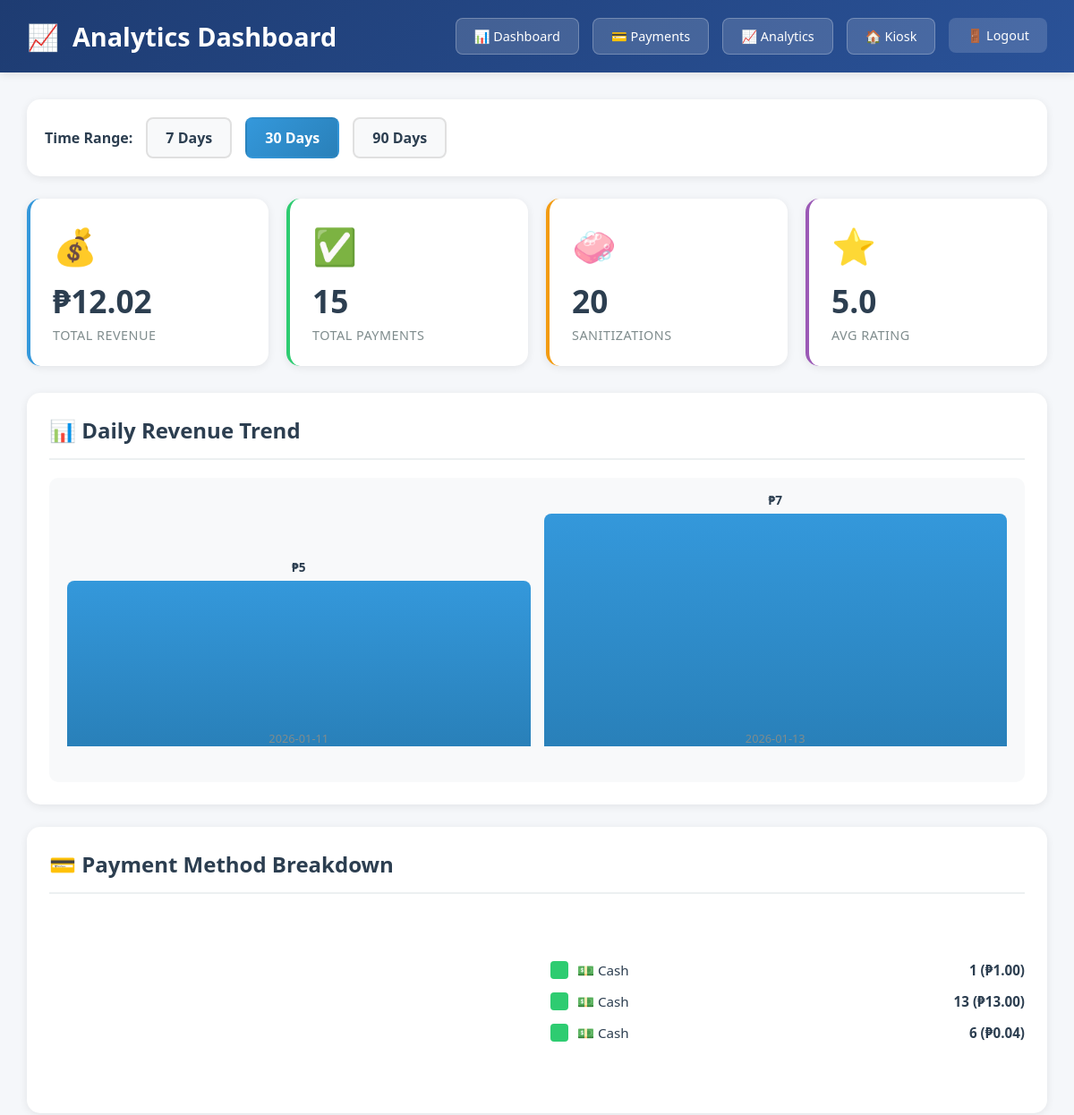
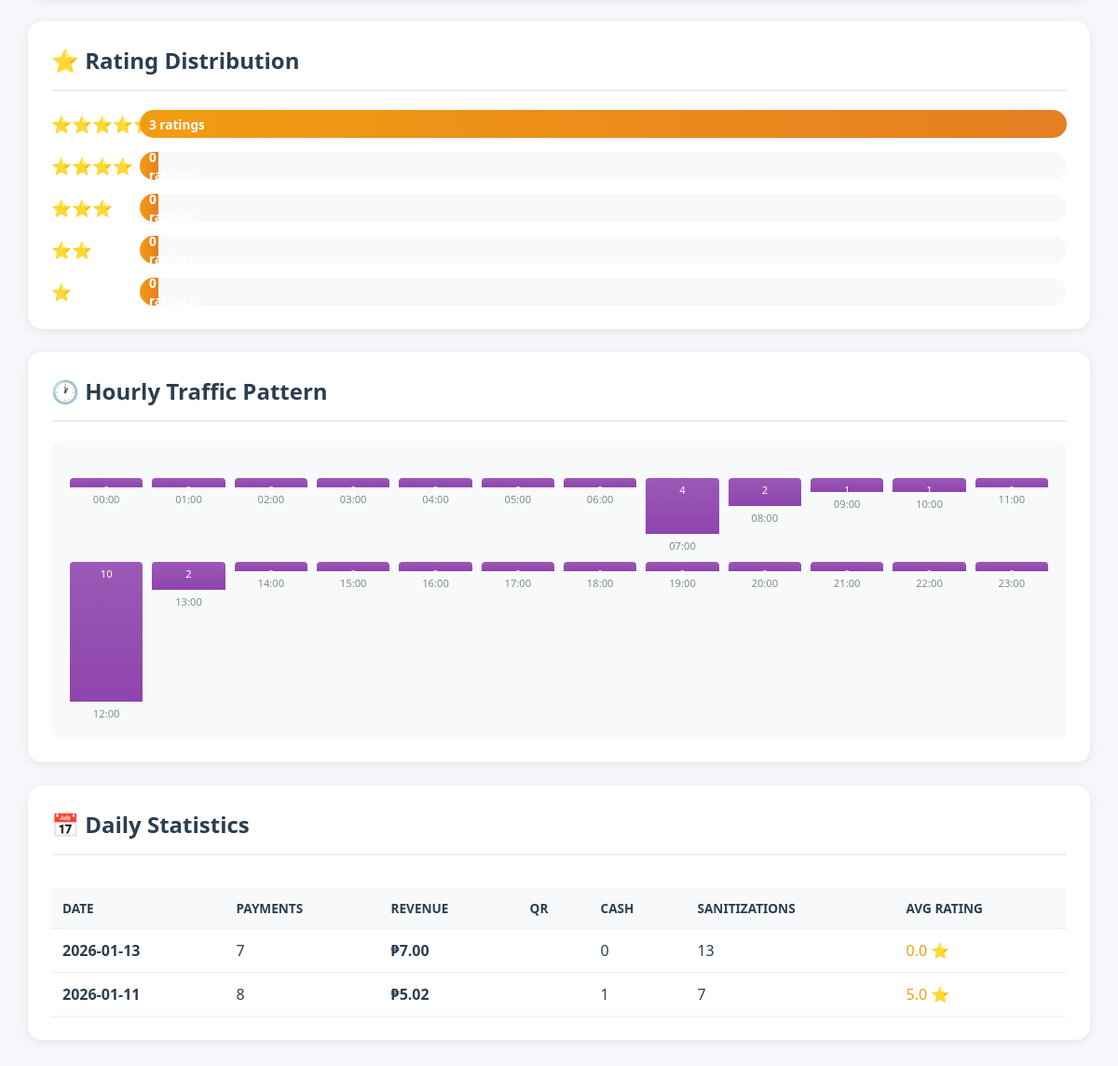
The page /admin/analytics (signed in) on the database its author committed (2 pictures, top to bottom).
### tables this page shows
CREATE TABLE daily_stats (
            id INTEGER PRIMARY KEY AUTOINCREMENT,
            date DATE UNIQUE NOT NULL,
            total_payments INTEGER DEFAULT 0,
            total_revenue REAL DEFAULT 0,
            successful_sanitizations INTEGER DEFAULT 0,
            average_rating REAL DEFAULT 0,
            qrph_payments INTEGER DEFAULT 0,
            cash_payments INTEGER DEFAULT 0
        );

### app.py (the view)
@app.route("/admin/analytics")
@login_required
def admin_analytics():
    conn = get_db()
    c = conn.cursor()
    days = int(request.args.get('days', 30))
    start_date = datetime.now().date() - timedelta(days=days)
    c.execute('''
        SELECT * FROM daily_stats
        WHERE date >= ?
        ORDER BY date
    ''', (start_date,))
    daily_stats = c.fetchall()
    c.execute('''
        SELECT payment_method, COUNT(*) as count, COALESCE(SUM(amount), 0) as total
        FROM payments
        WHERE status = 'PAID' AND DATE(created_at) >= ?
        GROUP BY payment_method
    ''', (start_date,))
    payment_methods = c.fetchall()
    c.execute('''
        SELECT rating, COUNT(*) as count
        FROM ratings
        WHERE DATE(created_at) >= ?
        GROUP BY rating
        ORDER BY rating
    ''', (start_date,))
    rating_distribution = c.fetchall()
    c.execute('''
        SELECT strftime('%H', created_at) as hour, COUNT(*) as count
        FROM payments
        WHERE status = 'PAID' AND DATE(created_at) >= ?
        GROUP BY hour
        ORDER BY hour
    ''', (start_date,))
    hourly_distribution = c.fetchall()
    conn.close()
    return render_template("admin_analytics.html",
                         daily_stats=[dict(d) for d in daily_stats],
                         payment_methods=[dict(p) for p in payment_methods],
                         rating_distribution=[dict(r) for r in rating_distribution],
                         hourly_distribution=[dict(h) for h in hourly_distribution],
                         days=days)

### app.py (called while the page is built)
def get_db():
    conn = sqlite3.connect('helmet_sanitizer.db')
    conn.row_factory = sqlite3.Row
    return conn

def login_required(f):
    @wraps(f)
    def decorated_function(*args, **kwargs):
        if 'admin_logged_in' not in session:
            return redirect(url_for('admin_login'))
        return f(*args, **kwargs)
    return decorated_function

### templates/admin_analytics.html (shortened to what this page needs)
<!DOCTYPE html>
<html lang="en">
<head>
</head>
<body>
    <div class="header">
        <h1>
            <span>📈</span>
            Analytics Dashboard
        </h1>
        <div class="header-nav">
            <a href="{{ url_for('admin_dashboard') }}">📊 Dashboard</a>
            <a href="{{ url_for('admin_payments') }}">💳 Payments</a>
            <a href="{{ url_for('admin_analytics') }}">📈 Analytics</a>
            <a href="{{ url_for('home') }}">🏠 Kiosk</a>
            <form method="GET" action="{{ url_for('admin_logout') }}" style="display: inline;">
                <button type="submit" class="logout-btn">🚪 Logout</button>
            </form>
        </div>
    </div>
    <div class="container">
        <div class="time-range-selector">
            <strong>Time Range:</strong>
            <a href="{{ url_for('admin_analytics', days=7) }}" class="{% if days == 7 %}active{% endif %}">7 Days</a>
            <a href="{{ url_for('admin_analytics', days=30) }}" class="{% if days == 30 %}active{% endif %}">30 Days</a>
            <a href="{{ url_for('admin_analytics', days=90) }}" class="{% if days == 90 %}active{% endif %}">90 Days</a>
        </div>
        <div class="stats-grid">
            <div class="stat-card primary">
                <div class="stat-icon">💰</div>
                <div class="stat-value">
                    ₱{{ "%.2f"|format(daily_stats|map(attribute='total_revenue')|sum) }}
                </div>
                <div class="stat-label">Total Revenue</div>
            </div>
            <div class="stat-card success">
                <div class="stat-icon">✅</div>
                <div class="stat-value">
                    {{ daily_stats|map(attribute='total_payments')|sum }}
                </div>
                <div class="stat-label">Total Payments</div>
            </div>
            <div class="stat-card warning">
                <div class="stat-icon">🧼</div>
                <div class="stat-value">
                    {{ daily_stats|map(attribute='successful_sanitizations')|sum }}
                </div>
                <div class="stat-label">Sanitizations</div>
            </div>
            <div class="stat-card info">
                <div class="stat-icon">⭐</div>
                <div class="stat-value">
                    {% set avg_rating = (daily_stats|map(attribute='average_rating')|select|list) %}
                    {{ "%.1f"|format((avg_rating|sum / avg_rating|length) if avg_rating|length > 0 else 0) }}
                </div>
                <div class="stat-label">Avg Rating</div>
            </div>
        </div>
        <div class="section">
            <div class="section-header">
                <h2>📊 Daily Revenue Trend</h2>
            </div>
            <div class="chart-container">
                <div class="bar-chart">
                    {% if daily_stats %}
                        {% set max_revenue = daily_stats|map(attribute='total_revenue')|max %}
                        {% for stat in daily_stats %}
                        <div class="bar" style="height: {{ (stat.total_revenue / max_revenue * 100)|int if max_revenue > 0 else 0 }}%;">
                            <div class="bar-value">₱{{ "%.0f"|format(stat.total_revenue) }}</div>
                            <div class="bar-label">{{ stat.date }}</div>
                        </div>
                        {% endfor %}
                    {% else %}
                        <p style="margin: auto; color: #95a5a6;">No data available</p>
                    {% endif %}
                </div>
            </div>
        </div>
        <div class="section">
            <div class="section-header">
                <h2>💳 Payment Method Breakdown</h2>
            </div>
            <div class="pie-chart-container">
                <div>
                    {% set qr_total = payment_methods|selectattr('payment_method', 'equalto', 'QR')|map(attribute='count')|sum %}
                    {% set cash_total = payment_methods|selectattr('payment_method', 'equalto', 'CASH')|map(attribute='count')|sum %}
                    {% set total = qr_total + cash_total %}
                    {% if total > 0 %}
                        {% set qr_percent = (qr_total / total * 100)|int %}
                        <div class="pie-chart" style="background: conic-gradient(
                            #3498db 0deg {{ qr_percent * 3.6 }}deg,
                            #2ecc71 {{ qr_percent * 3.6 }}deg 360de );"></div>
                    {% else %}
                        <div class="pie-chart" style="background: #ecf0f1;"></div>
                    {% endif %}
                </div>
                <div class="legend">
                    {% for method in payment_methods %}
                    <div class="legend-item">
                        <div class="legend-color" style="background: {% if method.payment_method == 'QR' %}#3498db{% else %}#2ecc71{% endif %};"></div>
                        <div class="legend-label">
                            {% if method.payment_method == 'QR' %}📱 QR Payment{% else %}💵 Cash{% endif %}
                        </div>
                        <div class="legend-value">{{ method.count }} (₱{{ "%.2f"|format(method.total) }})</div>
                    </div>
                    {% endfor %}
                </div>
            </div>
        </div>
        <div class="section">
            <div class="section-header">
                <h2>⭐ Rating Distribution</h2>
            </div>
            <div class="rating-distribution">
                {% set total_ratings = rating_distribution|map(attribute='count')|sum %}
                {% for i in range(5, 0, -1) %}
                    {% set rating_count = rating_distribution|selectattr('rating', 'equalto', i)|map(attribute='count')|sum %}
                    <div class="rating-row">
                        <div class="rating-stars">
                            {% for j in range(i) %}⭐{% endfor %}
                        </div>
                        <div class="rating-bar">
                            <div class="rating-bar-fill" style="width: {{ (rating_count / total_ratings * 100)|int if total_ratings > 0 else 0 }}%;">
                                {{ rating_count }} ratings
                            </div>
                        </div>
                    </div>
                {% endfor %}
            </div>
        </div>
        <div class="section">
            <div class="section-header">
                <h2>🕐 Hourly Traffic Pattern</h2>
            </div>
            <div class="chart-container">
                <div class="hourly-chart">
                    {% if hourly_distribution %}
                        {% set max_hour = hourly_distribution|map(attribute='count')|max %}
                        {% for hour in range(24) %}
                            {% set hour_data = hourly_distribution|selectattr('hour', 'equalto', '%02d'|format(hour))|first %}
                            {% set count = hour_data.count if hour_data else 0 %}
                            <div class="hour-bar">
                                <div class="hour-bar-graph" style="height: {{ (count / max_hour * 150)|int if max_hour > 0 else 10 }}px;">
                                    <div style="text-align: center; font-size: 0.7em; color: white; padding-top: 5px;">{{ count }}</div>
                                </div>
                                <div class="hour-label">{{ '%02d'|format(hour) }}:00</div>
                            </div>
                        {% endfor %}
                    {% endif %}
                </div>
            </div>
        </div>
        <div class="section">
            <div class="section-header">
                <h2>📅 Daily Statistics</h2>
            </div>
            <div style="overflow-x: auto;">
                <table>
                    <thead>
                        <tr>
                            <th>Date</th>
                            <th>Payments</th>
                            <th>Revenue</th>
                            <th>QR</th>
                            <th>Cash</th>
                            <th>Sanitizations</th>
                            <th>Avg Rating</th>
                        </tr>
                    </thead>
                    <tbody>
                        {% for stat in daily_stats|reverse %}
                        <tr>
                            <td><strong>{{ stat.date }}</strong></td>
                            <td>{{ stat.total_payments }}</td>
                            <td><strong>₱{{ "%.2f"|format(stat.total_revenue) }}</strong></td>
                            <td>{{ stat.qr_payments }}</td>
                            <td>{{ stat.cash_payments }}</td>
                            <td>{{ stat.successful_sanitizations }}</td>
                            <td>
                                <span style="color: #f39c12;">
                                    {{ "%.1f"|format(stat.average_rating) }} ⭐
                                </span>
                            </td>
                        </tr>
                        {% endfor %}
                    </tbody>
                </table>
            </div>
        </div>
    </div>
</body>
</html>

### rows shown on the page
daily_stats: total_revenue "5", date "2026-01-11", total_payments "8", total_revenue "5.02", cash_payments "1", successful_sanitizations "7", average_rating "5.0"
daily_stats: total_revenue "7", date "2026-01-13", total_payments "7", total_revenue "7.00", cash_payments "0", successful_sanitizations "13", average_rating "0.0"

### other values the page prints
{{ "%.2f"|format(daily_stats|map(attribute='total_revenue')|sum) }} "12.02"
{{ daily_stats|map(attribute='total_payments')|sum }} "15"
{{ daily_stats|map(attribute='successful_sanitizations')|sum }} "20"
{{ method.count }} "1" "13" "6"
{{ "%.2f"|format(method.total) }} "1.00" "13.00" "0.04"
{{ rating_count }} "3" "0" "0" "0" "0"
{{ count }} "0" "0" "0" "0" "0" "0" "0" "4" "2" "1" "1" "0" "10" "2" "0" "0" "0" "0" "0" "0" "0" "0" "0" "0"
{{ '%02d'|format(hour) }} "00" "01" "02" "03" "04" "05" "06" "07" "08" "09" "10" "11" "12" "13" "14" "15" "16" "17" "18" "19" "20" "21" "22" "23"
